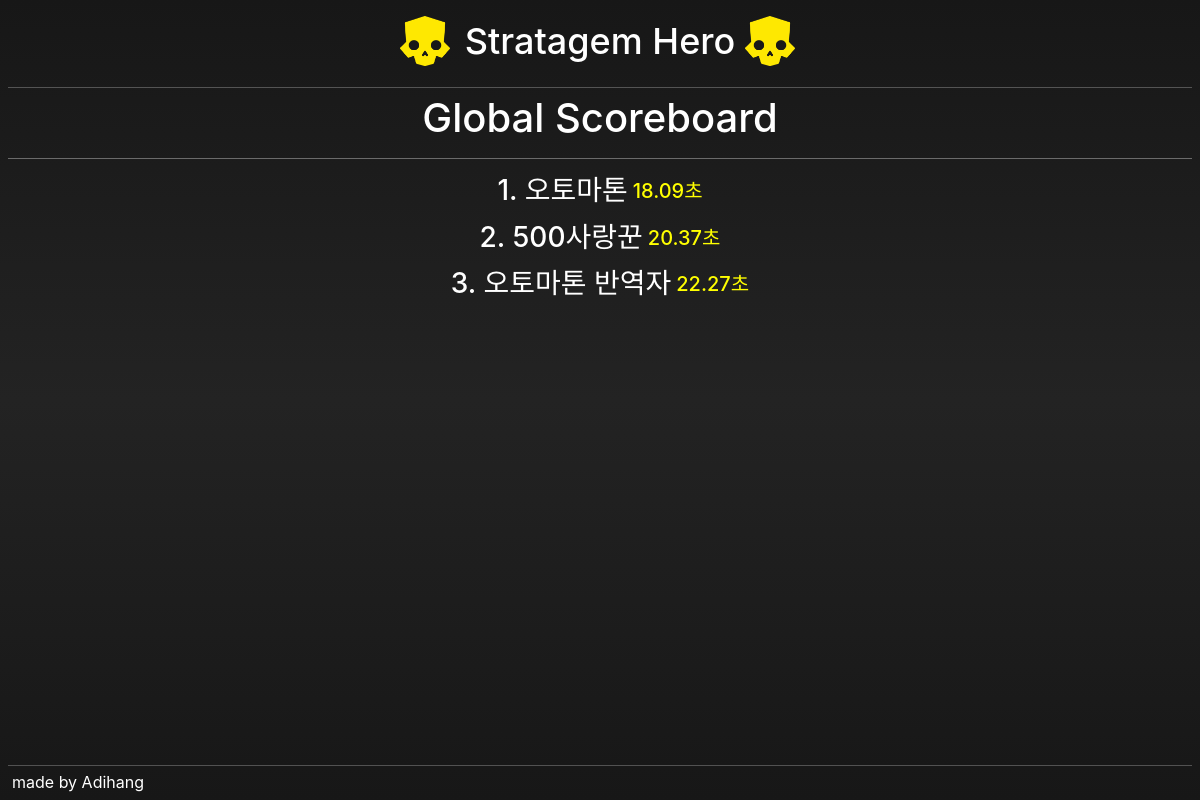
/ko/fun/Stratagem_Hero/Scoreboard/, run on an earlier commit of the app's database.
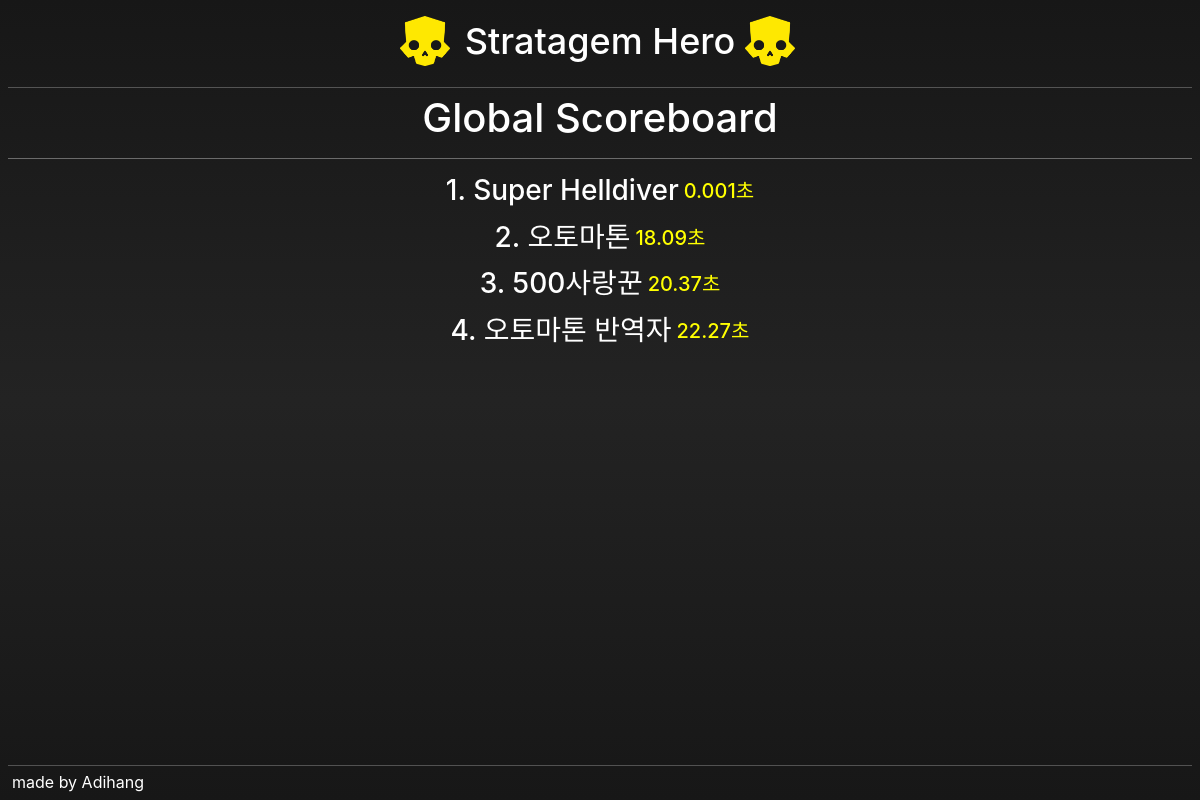
And on a later commit of the database.
### main/models.py (models this page shows, shortened)
class Stratagem_Hero_Score(models.Model):
    name = models.CharField('이름', max_length=128)
    score = models.FloatField('점수')
    class Meta:
        ordering = ['score']

### main/views.py (the view)
# urls.py: re_path(r'^(?P<ui_lang>ko|en)/fun/Stratagem_Hero/Scoreboard/$', views.Stratagem_Hero_Scoreboard_page, name='Stratagem_Hero_Scoreboard_lang'),
def Stratagem_Hero_Scoreboard_page(request, ui_lang=None):
    context = dict()
    resolved_lang = resolve_ui_lang(request, ui_lang)
    apply_ui_context(request, context, resolved_lang)
    context['scores'] = Stratagem_Hero_Score.objects.all()
    return render(request, 'fun/Stratagem_Hero_Scoreboard.html', context)

### main/templatetags/static_versioned.py (called while the page is built)
def _find_static_file(relative_path):
    normalized_path = str(relative_path).lstrip("/")
    candidates = []
    static_root = getattr(settings, "STATIC_ROOT", "")
    if static_root:
        candidates.append(Path(static_root) / normalized_path)
    for static_dir in getattr(settings, "STATICFILES_DIRS", []):
        candidates.append(Path(static_dir) / normalized_path)
    for candidate in candidates:
        if candidate.exists() and candidate.is_file():
            return candidate
    return None

@register.simple_tag
def static_v(path):
    base_url = static(path)
    static_file = _find_static_file(path)
    if static_file is None:
        return base_url
    version = int(static_file.stat().st_mtime)
    separator = "&" if "?" in base_url else "?"
    return f"{base_url}{separator}v={version}"

### main/views.py (called while the page is built, shortened)
def resolve_ui_lang(request, url_lang=None):
    normalized_url_lang = (url_lang or "").strip().lower()
    if normalized_url_lang in SUPPORTED_UI_LANGS:
        request.session[UI_LANG_SESSION_KEY] = normalized_url_lang
        return normalized_url_lang

def build_lang_switch_url(request, target_lang):
    normalized_target_lang = (target_lang or "").strip().lower()
    if normalized_target_lang not in SUPPORTED_UI_LANGS:
        normalized_target_lang = "ko"
    current_path = request.path or "/"
    stripped_path = UI_LANG_PATH_PREFIX_PATTERN.sub("/", current_path, count=1)
    if not stripped_path.startswith("/"):
        stripped_path = f"/{stripped_path}"
    if stripped_path == "/":
        stripped_path = "/portfolio/"
    localized_path = f"/{normalized_target_lang}{stripped_path}"
    query_params = request.GET.copy()
    query_params.pop("lang", None)
    query_string = query_params.urlencode()
    if query_string:
        return f"{localized_path}?{query_string}"
    return localized_path

def apply_ui_context(request, context, ui_lang):
    context["ui_lang"] = ui_lang
    context["lang_switch_ko_url"] = build_lang_switch_url(request, "ko")
    context["lang_switch_en_url"] = build_lang_switch_url(request, "en")
    try:
        context["nav_links"] = list(NavLink.objects.all())
    except (OperationalError, ProgrammingError):
        context["nav_links"] = [
            {"name": "GitHub", "url": "https://github.com/Adihang"},
            {"name": "Thingiverse", "url": "https://www.thingiverse.com/hanbyel/designs"},
            {"name": "Docs", "url": "/docs/list"},
            {"name": "Mini Game", "url": "/fun/minigame/"},
        ]

### templates/fun/Stratagem_Hero_Scoreboard.html (shortened to what this page needs)
{% load static static_versioned %}
<!doctype html>
<html lang="ko">
    <head>
        <link rel="stylesheet" type="text/css" href="{% static_v 'css/bootstrap.min.css' %}">
        <link rel="stylesheet" type="text/css" href="{% static_v 'css/style.css' %}">
        <link rel="stylesheet" type="text/css" href="{% static_v 'css/stratagem_style.css' %}">
    </head>
    <body>
        <div class="stratagem_page">
            <div class="title">
                <img class="stratagem_icon" src="/media/icon/Helldivers-2-Icon-PNG.png" alt="Stratagem Icon"/>
                <h3 class="title_text">Stratagem Hero</h3>
                <img class="stratagem_icon" src="/media/icon/Helldivers-2-Icon-PNG.png" alt="Stratagem Icon"/>
            </div>
            <hr class="stratagem_hr">
            <div class="stratagem_content">
                <div class="stratagem_scoreboard">
                    <h1 class="scoreboard_text">Global Scoreboard</h1>
                    <div class="global_scores">
                        {% for score in scores %}
                        <div class="global_score">
                            <h3 class="global_score_name">{{ forloop.counter }}. {{ score.name }}</h3>
                            <h5 class="global_score_time">{{ score.score }}초</h5>
                        </div>
                        {% endfor %}
                    </div>
                </div>
            </div>
            <hr class="stratagem_hr">
        </div>
        <div class="lowtext" >made by Adihang</div>
    </body>
</html>

### static/css/style.css (style rules this page uses)
body { font-family: "Inter", 'KakaoBigFont', 'Noto Sans KR', "Helvetica Neue", Helvetica, Arial, "맑은 고딕", malgun gothic, "돋움", Dotum, sans-serif, "Apple Color Emoji", "Noto Color Emoji"; color: inherit; min-height: 100vh; background: linear-gradient(180deg, #171717 0%, #232323 50%, #171717 100%); }
:root { --site-bg: #ffffff; --site-text: #111111; --site-text-strong: #141414; --site-text-stronger: #151515; --site-text-muted: #5a5a5a; --site-text-subtle: #666666; --site-text-faint: #888888; --site-text-secondary: #606060; --site-border-soft: rgba(0, 0, 0, 0.08); --site-border: rgba(0, 0, 0, 0.12); --site-border-mid: rgba(0, 0, 0, 0.14); --site-border-strong: rgba(0, 0, 0, 0.18); --site-border-heavy: rgba(0, 0, 0, 0.2); --site-border-context: rgba(0, 0, 0, 0.22); --site-hover-soft: rgba(0, 0, 0, 0.04); --site-hover: rgba(0, 0, 0, 0.08); --site-hover-strong: rgba(0, 0, 0, 0.12); --site-hover-button: rgba(0, 0, 0, 0.06); --site-surface-toolbar: rgba(255, 255, 255, 0.88); --site-surface-muted: rgba(248, 248, 248, 0.92); --site-surface-muted-strong: rgba(246, 246, 246, 0.92); --site-backdrop: rgba(0, 0, 0, 0.34); --site-backdrop-strong: rgba(0, 0, 0, 0.4); --site-shadow-md: 0 16px 34px rgba(0, 0, 0, 0.2); --site-shadow-lg: 0 16px 34px rgba(0, 0, 0, 0.24); --site-shadow-xl: 0 20px 44px rgba(0, 0, 0, 0.24); --site-link: #4f4f4f; --site-btn-hover-border: rgba(0, 0, 0, 0.3); --site-btn-primary-bg: #161616; --site-btn-primary-border: #161616; --site-btn-primary-text: #ffffff; --site-btn-primary-hover-bg: #2b2b2b; --site-btn-primary-hover-border: #2b2b2b; --site-btn-primary-hover-text: #ffffff; --site-selected-bg: rgba(0, 0, 0, 0.1); --site-divider-weak: rgba(0, 0, 0, 0.1); --site-panel-border: rgba(0, 0, 0, 0.16); --site-elevated-bg: rgba(248, 248, 248, 0.96); --site-crumb-color: #2a2a2a; --site-crumb-current-color: #101010; --site-crumb-sep-color: #777777; --site-save-row-color: #1d1d1d; --site-save-row-hover: rgba(0, 0, 0, 0.07); --site-save-folder-color: #181818; --site-close-color: #555555; --site-overlay-soft: rgba(0, 0, 0, 0.28); --site-overlay-shadow: 0 14px 34px rgba(0, 0, 0, 0.24); --theme-ink: #111111; --theme-subtle: #2f2f2f; --theme-accent: #000000; --theme-accent-strong: #000000; --theme-border: rgba(0, 0, 0, 0.2); --theme-surface: rgba(255, 255, 255, 0.97); --theme-glow: rgba(0, 0, 0, 0.1); --color-white: #ffffff; --color-ink: #111111; --color-muted: #535353; --color-muted-soft: #3f3f3f; --color-section-border: #b6b6b6; --color-hover-bg: rgba(0, 0, 0, 0.06); --color-hover-border: rgba(0, 0, 0, 0.24); --color-nav-bg-start: rgba(255, 255, 255, 0.8); --color-nav-bg-end: rgba(243, 243, 243, 0.8); --surface-strong: rgba(255, 255, 255, 0.95); --surface-stronger: rgba(255, 255, 255, 0.98); --shadow-soft: 0 4px 8px rgba(0, 0, 0, 0.1); --shadow-medium: 0 8px 18px rgba(0, 0, 0, 0.16); --shadow-hover: 0 10px 18px rgba(0, 0, 0, 0.16); --shadow-focus-ring: 0 0 0 0.18rem rgba(0, 0, 0, 0.12); --motion-fast: 0.2s ease; --motion-medium: 0.3s ease; --motion-card: transform 0.5s cubic-bezier(0.22, 1, 0.36, 1), box-shadow 0.5s cubic-bezier(0.22, 1, 0.36, 1), filter 0.5s cubic-bezier(0.22, 1, 0.36, 1); --print-button-bg: rgb(65, 141, 65); --print-button-dark-bg: rgb(95, 95, 104); --btn-template-base-bg: transparent; --btn-template-base-border: var(--site-border-strong); --btn-template-base-color: var(--theme-subtle); --btn-template-base-hover-bg: rgba(0, 0, 0, 0.06); --btn-template-base-hover-border: rgba(0, 0, 0, 0.24); --btn-template-base-hover-color: var(--theme-accent-strong); --btn-template-primary-bg: var(--print-button-bg); --btn-template-primary-border: transparent; --btn-template-primary-color: #ffffff; --btn-template-primary-hover-bg: rgb(57, 124, 57); --btn-template-primary-hover-border: transparent; --btn-template-primary-hover-color: #ffffff; --btn-template-radius: 8px; --btn-template-hover-lift: -1px; --btn-template-transition: background-color 0.2s ease, color 0.2s ease, border-color 0.2s ease, transform 0.2s ease; --project-image-size: clamp(200px, 30vw, 300px); --project-card-padding: clamp(7px, 1.2vw, 10px); --project-card-gap: clamp(7px, 1vw, 10px); --project-content-gap: 10px; --project-tags-area-height: 86px; }

What changed in the data, as far as the page shows it:
added Stratagem_Hero_Score: name "Super Helldiver", score "0.001"
